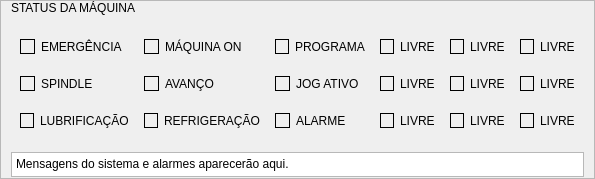
     <widget class="QFrame" name="frm_status">
      <property name="minimumSize">
       <size>
        <width>0</width>
        <height>170</height>
       </size>
      </property>
      <property name="maximumSize">
       <size>
        <width>16777215</width>
        <height>250</height>
       </size>
      </property>
      <property name="frameShape">
       <enum>QFrame::StyledPanel</enum>
      </property>
      <property name="frameShadow">
       <enum>QFrame::Raised</enum>
      </property>
      <layout class="QVBoxLayout" name="lay_status">
       <property name="leftMargin">
        <number>10</number>
       </property>
       <property name="topMargin">
        <number>0</number>
       </property>
       <property name="rightMargin">
        <number>10</number>
       </property>
       <property name="bottomMargin">
        <number>1</number>
       </property>
       <item>
        <widget class="QLabel" name="lbl_status_title">
         <property name="text">
          <string>STATUS DA MÁQUINA</string>
         </property>
        </widget>
       </item>
       <item>
        <widget class="QWidget" name="w_status_leds" native="true">
         <layout class="QGridLayout" name="lay_status_leds">
          <property name="horizontalSpacing">
           <number>15</number>
          </property>
          <property name="verticalSpacing">
           <number>4</number>
          </property>
          <item row="0" column="0">
           <widget class="QWidget" name="w_led_emerg" native="true">
            <layout class="QHBoxLayout" name="lay_led_emerg">
             <property name="leftMargin">
              <number>0</number>
             </property>
             <property name="rightMargin">
              <number>0</number>
             </property>
             <item>
              <widget class="QFrame" name="led_emerg">
               <property name="minimumSize">
                <size>
                 <width>14</width>
                 <height>14</height>
                </size>
               </property>
               <property name="maximumSize">
                <size>
                 <width>15</width>
                 <height>16777215</height>
                </size>
               </property>
               <property name="frameShape">
                <enum>QFrame::Box</enum>
               </property>
              </widget>
             </item>
             <item>
              <widget class="QLabel" name="lbl_led_emerg">
               <property name="minimumSize">
                <size>
                 <width>0</width>
                 <height>15</height>
                </size>
               </property>
               <property name="text">
                <string>EMERGÊNCIA</string>
               </property>
              </widget>
             </item>
            </layout>
           </widget>
          </item>
          <item row="0" column="1">
           <widget class="QWidget" name="w_led_machine" native="true">
            <layout class="QHBoxLayout" name="lay_led_machine">
             <property name="leftMargin">
              <number>0</number>
             </property>
             <property name="rightMargin">
              <number>0</number>
             </property>
             <item>
              <widget class="QFrame" name="led_machine">
               <property name="minimumSize">
                <size>
                 <width>14</width>
                 <height>14</height>
                </size>
               </property>
               <property name="maximumSize">
                <size>
                 <width>15</width>
                 <height>16777215</height>
                </size>
               </property>
               <property name="frameShape">
                <enum>QFrame::Box</enum>
               </property>
              </widget>
             </item>
             <item>
              <widget class="QLabel" name="lbl_led_machine">
               <property name="minimumSize">
                <size>
                 <width>0</width>
                 <height>15</height>
                </size>
               </property>
               <property name="text">
                <string>MÁQUINA ON</string>
               </property>
              </widget>
             </item>
            </layout>
           </widget>
          </item>
          <item row="0" column="2">
           <widget class="QWidget" name="w_led_program" native="true">
            <layout class="QHBoxLayout" name="lay_led_program">
             <property name="leftMargin">
              <number>0</number>
             </property>
             <property name="rightMargin">
              <number>0</number>
             </property>
             <item>
              <widget class="QFrame" name="led_program">
               <property name="minimumSize">
                <size>
                 <width>14</width>
                 <height>14</height>
                </size>
               </property>
               <property name="maximumSize">
                <size>
                 <width>15</width>
                 <height>16777215</height>
                </size>
               </property>
               <property name="frameShape">
                <enum>QFrame::Box</enum>
               </property>
              </widget>
             </item>
             <item>
              <widget class="QLabel" name="lbl_led_program">
               <property name="minimumSize">
                <size>
                 <width>0</width>
                 <height>15</height>
                </size>
               </property>
               <property name="text">
                <string>PROGRAMA</string>
               </property>
              </widget>
             </item>
            </layout>
           </widget>
          </item>
          <item row="1" column="0">
           <widget class="QWidget" name="w_led_spindle" native="true">
            <layout class="QHBoxLayout" name="lay_led_spindle">
             <property name="leftMargin">
              <number>0</number>
             </property>
             <property name="rightMargin">
              <number>0</number>
             </property>
             <item>
              <widget class="QFrame" name="led_spindle">
               <property name="minimumSize">
                <size>
                 <width>14</width>
                 <height>14</height>
                </size>
               </property>
               <property name="maximumSize">
                <size>
                 <width>15</width>
                 <height>16777215</height>
                </size>
               </property>
               <property name="frameShape">
                <enum>QFrame::Box</enum>
               </property>
              </widget>
             </item>
             <item>
              <widget class="QLabel" name="lbl_led_spindle">
               <property name="minimumSize">
                <size>
                 <width>0</width>
                 <height>15</height>
                </size>
               </property>
               <property name="text">
                <string>SPINDLE</string>
               </property>
              </widget>
             </item>
            </layout>
           </widget>
          </item>
          <item row="1" column="1">
           <widget class="QWidget" name="w_led_feed" native="true">
            <layout class="QHBoxLayout" name="lay_led_feed">
             <property name="leftMargin">
              <number>0</number>
             </property>
             <property name="rightMargin">
              <number>0</number>
             </property>
             <item>
              <widget class="QFrame" name="led_feed">
               <property name="minimumSize">
                <size>
                 <width>14</width>
                 <height>14</height>
                </size>
               </property>
               <property name="maximumSize">
                <size>
                 <width>15</width>
                 <height>16777215</height>
                </size>
               </property>
               <property name="frameShape">
                <enum>QFrame::Box</enum>
               </property>
              </widget>
             </item>
             <item>
              <widget class="QLabel" name="lbl_led_feed">
               <property name="minimumSize">
                <size>
                 <width>0</width>
                 <height>15</height>
                </size>
               </property>
               <property name="text">
                <string>AVANÇO</string>
               </property>
              </widget>
             </item>
            </layout>
           </widget>
          </item>
          <item row="1" column="2">
           <widget class="QWidget" name="w_led_jog" native="true">
            <layout class="QHBoxLayout" name="lay_led_jog">
             <property name="leftMargin">
              <number>0</number>
             </property>
             <property name="rightMargin">
              <number>0</number>
             </property>
             <item>
              <widget class="QFrame" name="led_jog">
               <property name="minimumSize">
                <size>
                 <width>14</width>
                 <height>14</height>
                </size>
               </property>
               <property name="maximumSize">
                <size>
                 <width>15</width>
                 <height>16777215</height>
                </size>
               </property>
               <property name="frameShape">
                <enum>QFrame::Box</enum>
               </property>
              </widget>
             </item>
             <item>
              <widget class="QLabel" name="lbl_led_jog">
               <property name="minimumSize">
                <size>
                 <width>0</width>
                 <height>15</height>
                </size>
               </property>
               <property name="text">
                <string>JOG ATIVO</string>
               </property>
              </widget>
             </item>
            </layout>
           </widget>
          </item>
          <item row="2" column="0">
           <widget class="QWidget" name="w_led_lube" native="true">
            <layout class="QHBoxLayout" name="lay_led_lube">
             <property name="leftMargin">
              <number>0</number>
             </property>
             <property name="rightMargin">
              <number>0</number>
             </property>
             <item>
              <widget class="QFrame" name="led_lube">
               <property name="minimumSize">
                <size>
                 <width>14</width>
                 <height>14</height>
                </size>
               </property>
               <property name="maximumSize">
                <size>
                 <width>15</width>
                 <height>16777215</height>
                </size>
               </property>
               <property name="frameShape">
                <enum>QFrame::Box</enum>
               </property>
              </widget>
             </item>
             <item>
              <widget class="QLabel" name="lbl_led_lube">
               <property name="minimumSize">
                <size>
                 <width>0</width>
                 <height>15</height>
                </size>
               </property>
               <property name="text">
                <string>LUBRIFICAÇÃO</string>
               </property>
              </widget>
             </item>
            </layout>
           </widget>
          </item>
          <item row="2" column="1">
           <widget class="QWidget" name="w_led_coolant" native="true">
            <layout class="QHBoxLayout" name="lay_led_coolant">
             <property name="leftMargin">
              <number>0</number>
             </property>
             <property name="rightMargin">
              <number>0</number>
             </property>
             <item>
              <widget class="QFrame" name="led_coolant">
               <property name="minimumSize">
                <size>
                 <width>14</width>
                 <height>14</height>
                </size>
               </property>
               <property name="maximumSize">
                <size>
                 <width>15</width>
                 <height>16777215</height>
                </size>
               </property>
               <property name="frameShape">
                <enum>QFrame::Box</enum>
               </property>
              </widget>
             </item>
             <item>
              <widget class="QLabel" name="lbl_led_coolant">
               <property name="minimumSize">
                <size>
                 <width>0</width>
                 <height>15</height>
                </size>
               </property>
               <property name="text">
                <string>REFRIGERAÇÃO</string>
               </property>
              </widget>
             </item>
            </layout>
           </widget>
          </item>
          <item row="2" column="2">
           <widget class="QWidget" name="w_led_alarm" native="true">
            <layout class="QHBoxLayout" name="lay_led_alarm">
             <property name="leftMargin">
              <number>0</number>
             </property>
             <property name="rightMargin">
              <number>0</number>
             </property>
             <item>
              <widget class="QFrame" name="led_alarm">
               <property name="minimumSize">
                <size>
                 <width>14</width>
                 <height>14</height>
                </size>
               </property>
               <property name="maximumSize">
                <size>
                 <width>15</width>
                 <height>16777215</height>
                </size>
               </property>
               <property name="frameShape">
                <enum>QFrame::Box</enum>
               </property>
              </widget>
             </item>
             <item>
              <widget class="QLabel" name="lbl_led_alarm">
               <property name="minimumSize">
                <size>
                 <width>0</width>
                 <height>15</height>
                </size>
               </property>
               <property name="text">
                <string>ALARME</string>
               </property>
              </widget>
             </item>
            </layout>
           </widget>
          </item>
          <item row="0" column="3">
           <widget class="QWidget" name="w_led_alarm" native="true">
            <layout class="QHBoxLayout" name="lay_led_alarm">
             <property name="leftMargin">
              <number>0</number>
             </property>
             <property name="rightMargin">
              <number>0</number>
             </property>
             <item>
              <widget class="QFrame" name="led_livre_1">
               <property name="minimumSize">
                <size>
                 <width>14</width>
                 <height>14</height>
                </size>
               </property>
               <property name="maximumSize">
                <size>
                 <width>15</width>
                 <height>16777215</height>
                </size>
               </property>
               <property name="frameShape">
                <enum>QFrame::Box</enum>
               </property>
              </widget>
             </item>
             <item>
              <widget class="QLabel" name="lbl_led_livre_1">
               <property name="minimumSize">
                <size>
                 <width>0</width>
                 <height>15</height>
                </size>
               </property>
               <property name="text">
                <string>LIVRE</string>
               </property>
              </widget>
             </item>
            </layout>
           </widget>
          </item>
          <item row="1" column="3">
           <widget class="QWidget" name="w_led_alarm" native="true">
            <layout class="QHBoxLayout" name="lay_led_alarm">
             <property name="leftMargin">
              <number>0</number>
             </property>
             <property name="rightMargin">
              <number>0</number>
             </property>
             <item>
              <widget class="QFrame" name="led_livre_2">
               <property name="minimumSize">
                <size>
                 <width>14</width>
                 <height>14</height>
                </size>
               </property>
               <property name="maximumSize">
                <size>
                 <width>15</width>
                 <height>16777215</height>
                </size>
               </property>
               <property name="frameShape">
                <enum>QFrame::Box</enum>
               </property>
              </widget>
             </item>
             <item>
              <widget class="QLabel" name="lbl_led_livre_2">
               <property name="minimumSize">
                <size>
                 <width>0</width>
                 <height>15</height>
                </size>
               </property>
               <property name="text">
                <string>LIVRE</string>
               </property>
              </widget>
             </item>
            </layout>
           </widget>
          </item>
          <item row="2" column="3">
           <widget class="QWidget" name="w_led_alarm" native="true">
            <layout class="QHBoxLayout" name="lay_led_alarm">
             <property name="leftMargin">
              <number>0</number>
             </property>
             <property name="rightMargin">
              <number>0</number>
             </property>
             <item>
              <widget class="QFrame" name="led_livre_3">
               <property name="minimumSize">
                <size>
                 <width>14</width>
                 <height>14</height>
                </size>
               </property>
               <property name="maximumSize">
                <size>
                 <width>15</width>
                 <height>16777215</height>
                </size>
               </property>
               <property name="frameShape">
                <enum>QFrame::Box</enum>
               </property>
              </widget>
             </item>
             <item>
              <widget class="QLabel" name="lbl_led_livre_3">
               <property name="minimumSize">
                <size>
                 <width>0</width>
                 <height>15</height>
                </size>
               </property>
               <property name="text">
                <string>LIVRE</string>
               </property>
              </widget>
             </item>
            </layout>
           </widget>
          </item>
          <item row="0" column="4">
           <widget class="QWidget" name="w_led_alarm" native="true">
            <layout class="QHBoxLayout" name="lay_led_alarm">
             <property name="leftMargin">
              <number>0</number>
             </property>
             <property name="rightMargin">
              <number>0</number>
             </property>
             <item>
              <widget class="QFrame" name="led_livre_4">
               <property name="minimumSize">
                <size>
                 <width>14</width>
                 <height>14</height>
                </size>
               </property>
               <property name="maximumSize">
                <size>
                 <width>15</width>
                 <height>16777215</height>
                </size>
               </property>
               <property name="frameShape">
                <enum>QFrame::Box</enum>
               </property>
              </widget>
             </item>
             <item>
              <widget class="QLabel" name="lbl_led_livre_4">
               <property name="minimumSize">
                <size>
                 <width>0</width>
                 <height>15</height>
                </size>
               </property>
               <property name="text">
                <string>LIVRE</string>
               </property>
              </widget>
             </item>
            </layout>
           </widget>
          </item>
          <item row="1" column="4">
           <widget class="QWidget" name="w_led_alarm" native="true">
            <layout class="QHBoxLayout" name="lay_led_alarm">
             <property name="leftMargin">
              <number>0</number>
             </property>
             <property name="rightMargin">
              <number>0</number>
             </property>
             <item>
              <widget class="QFrame" name="led_livre_5">
               <property name="minimumSize">
                <size>
                 <width>14</width>
                 <height>14</height>
                </size>
               </property>
               <property name="maximumSize">
                <size>
                 <width>15</width>
                 <height>16777215</height>
                </size>
               </property>
               <property name="frameShape">
                <enum>QFrame::Box</enum>
               </property>
              </widget>
             </item>
             <item>
              <widget class="QLabel" name="lbl_led_livre_5">
               <property name="minimumSize">
                <size>
                 <width>0</width>
                 <height>15</height>
                </size>
               </property>
               <property name="text">
                <string>LIVRE</string>
               </property>
              </widget>
             </item>
            </layout>
           </widget>
          </item>
          <item row="2" column="4">
           <widget class="QWidget" name="w_led_alarm" native="true">
            <layout class="QHBoxLayout" name="lay_led_alarm">
             <property name="leftMargin">
              <number>0</number>
             </property>
             <property name="rightMargin">
              <number>0</number>
             </property>
             <item>
              <widget class="QFrame" name="led_livre_6">
               <property name="minimumSize">
                <size>
                 <width>14</width>
                 <height>14</height>
                </size>
               </property>
               <property name="maximumSize">
                <size>
                 <width>15</width>
                 <height>16777215</height>
                </size>
               </property>
               <property name="frameShape">
                <enum>QFrame::Box</enum>
               </property>
              </widget>
             </item>
             <item>
              <widget class="QLabel" name="lbl_led_livre_6">
               <property name="minimumSize">
                <size>
                 <width>0</width>
                 <height>15</height>
                </size>
               </property>
               <property name="text">
                <string>LIVRE</string>
               </property>
              </widget>
             </item>
            </layout>
           </widget>
          </item>
          <item row="0" column="5">
           <widget class="QWidget" name="w_led_alarm" native="true">
            <layout class="QHBoxLayout" name="lay_led_alarm">
             <property name="leftMargin">
              <number>0</number>
             </property>
             <property name="rightMargin">
              <number>0</number>
             </property>
             <item>
              <widget class="QFrame" name="led_livre_7">
               <property name="minimumSize">
                <size>
                 <width>14</width>
                 <height>14</height>
                </size>
               </property>
               <property name="maximumSize">
                <size>
                 <width>15</width>
                 <height>16777215</height>
                </size>
               </property>
               <property name="frameShape">
                <enum>QFrame::Box</enum>
               </property>
              </widget>
             </item>
             <item>
              <widget class="QLabel" name="lbl_led_livre_7">
               <property name="minimumSize">
                <size>
                 <width>0</width>
                 <height>15</height>
                </size>
               </property>
               <property name="text">
                <string>LIVRE</string>
               </property>
              </widget>
             </item>
            </layout>
           </widget>
          </item>
          <item row="1" column="5">
           <widget class="QWidget" name="w_led_alarm" native="true">
            <layout class="QHBoxLayout" name="lay_led_alarm">
             <property name="leftMargin">
              <number>0</number>
             </property>
             <property name="rightMargin">
              <number>0</number>
             </property>
             <item>
              <widget class="QFrame" name="led_livre_8">
               <property name="minimumSize">
                <size>
                 <width>14</width>
                 <height>14</height>
                </size>
               </property>
               <property name="maximumSize">
                <size>
                 <width>15</width>
                 <height>16777215</height>
                </size>
               </property>
               <property name="frameShape">
                <enum>QFrame::Box</enum>
               </property>
              </widget>
             </item>
             <item>
              <widget class="QLabel" name="lbl_led_livre_8">
               <property name="minimumSize">
                <size>
                 <width>0</width>
                 <height>15</height>
                </size>
               </property>
               <property name="text">
                <string>LIVRE</string>
               </property>
              </widget>
             </item>
            </layout>
           </widget>
          </item>
          <item row="2" column="5">
           <widget class="QWidget" name="w_led_alarm" native="true">
            <layout class="QHBoxLayout" name="lay_led_alarm">
             <property name="leftMargin">
              <number>0</number>
             </property>
             <property name="rightMargin">
              <number>0</number>
             </property>
             <item>
              <widget class="QFrame" name="led_livre_9">
               <property name="minimumSize">
                <size>
                 <width>14</width>
                 <height>14</height>
                </size>
               </property>
               <property name="maximumSize">
                <size>
                 <width>15</width>
                 <height>16777215</height>
                </size>
               </property>
               <property name="frameShape">
                <enum>QFrame::Box</enum>
               </property>
              </widget>
             </item>
             <item>
              <widget class="QLabel" name="lbl_led_livre_9">
               <property name="minimumSize">
                <size>
                 <width>0</width>
                 <height>15</height>
                </size>
               </property>
               <property name="text">
                <string>LIVRE</string>
               </property>
              </widget>
             </item>
            </layout>
           </widget>
          </item>
         </layout>
        </widget>
       </item>
       <item>
        <widget class="QPlainTextEdit" name="txt_status_messages">
         <property name="maximumSize">
          <size>
           <width>16777215</width>
           <height>25</height>
          </size>
         </property>
         <property name="cursor" stdset="0">
          <cursorShape>ArrowCursor</cursorShape>
         </property>
         <property name="layoutDirection">
          <enum>Qt::LeftToRight</enum>
         </property>
         <property name="verticalScrollBarPolicy">
          <enum>Qt::ScrollBarAlwaysOff</enum>
         </property>
         <property name="lineWrapMode">
          <enum>QPlainTextEdit::WidgetWidth</enum>
         </property>
         <property name="readOnly">
          <bool>true</bool>
         </property>
         <property name="plainText">
          <string>Mensagens do sistema e alarmes aparecerão aqui.</string>
         </property>
         <property name="centerOnScroll">
          <bool>false</bool>
         </property>
        </widget>
       </item>
      </layout>
     </widget>
